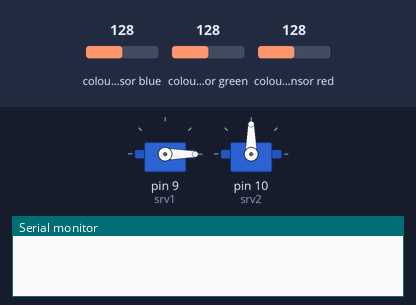
The sketch below on a simulated Arduino Uno, built with avr-gcc and run on an emulated ATmega328P. Shown: 2 × servo, the last lines printed to the serial monitor. Wiring (inferred from the names in the program): TCS3200 colour sensor: output pin 8; S2 pin 6; S3 pin 7; S0 pin 4; S1 pin 5. The test bench sets the inputs (shaded band); at power-on: colour sensor blue 128, colour sensor green 128, colour sensor red 128.

Above: at 0.1 s.
At 1.1 s:
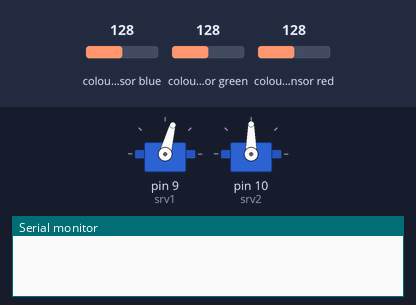
At 18.9 s:
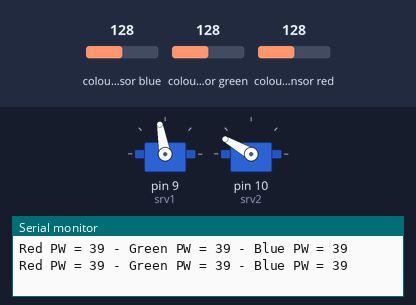
At 34.1 s:
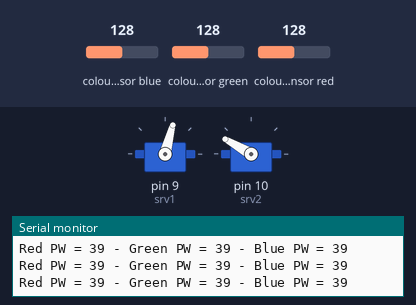
Timing chart, 0 to 40.0 s (numbered marks = the images above):
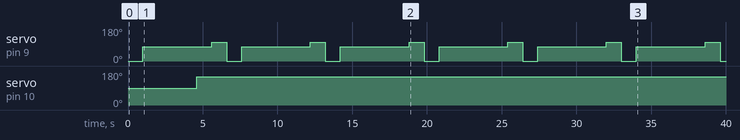

Measured:
- by itself, servo on pin 9 (srv1): repeats every 6.6 s: 100° 1.0 s, 0° 1.0 s, 75° 4.6 s
- by itself, servo on pin 10 (srv2): 90° → 150° at 4.6 s

The sketch:

Color_Sorting_Machine.ino
```cpp
// Color Sorting MAchine
#include <Servo.h>
Servo s1;
Servo s2;
#define srv1 9
#define srv2 10
#define S0 4
#define S1 5
#define S2 6
#define S3 7
#define sensorOut 8

// Variables for Color Pulse Width Measurements
int redPW = 0;
int greenPW = 0;
int bluePW = 0;

void setup() {
  s1.attach(srv1);
  s2.attach(srv2);
  pinMode(S0, OUTPUT);
  pinMode(S1, OUTPUT);
  pinMode(S2, OUTPUT);
  pinMode(S3, OUTPUT);
  // Set Sensor output as input
  pinMode(sensorOut, INPUT);
  // Set Pulse Width scaling to 20%
  digitalWrite(S0,HIGH);
  digitalWrite(S1,LOW);
  // Setup Serial Monitor
  Serial.begin(9600);
}

void loop() {
  s1.write(0);delay(1000);
  s1.write(75);delay(3000);
  // Read Red Pulse Width
  redPW = getRedPW();
  // Delay to stabilize sensor
  delay(200);
  // Read Green Pulse Width
  greenPW = getGreenPW();
  // Delay to stabilize sensor
  delay(200);
  // Read Blue Pulse Width
  bluePW = getBluePW();
  // Delay to stabilize sensor
  delay(200);

  // Condition
  if(greenPW<100){s2.write(150);delay(1000); }
  else if(bluePW<100){s2.write(50);delay(1000);}
  else{s2.write(0);delay(1000);}
  s1.write(100);delay(1000);

  // Print output to Serial Monitor
  Serial.print("Red PW = ");
  Serial.print(redPW);
  Serial.print(" - Green PW = ");
  Serial.print(greenPW);
  Serial.print(" - Blue PW = ");
  Serial.println(bluePW);
}


// Function to read Red Pulse Widths
int getRedPW() {
  // Set sensor to read Red only
  digitalWrite(S2,LOW);
  digitalWrite(S3,LOW);
  // Define integer to represent Pulse Width
  int PW;
  // Read the output Pulse Width
  PW = pulseIn(sensorOut, LOW);
  // Return the value
  return PW;
}

// Function to read Green Pulse Widths
int getGreenPW() {
  // Set sensor to read Green only
  digitalWrite(S2,HIGH);
  digitalWrite(S3,HIGH);
  // Define integer to represent Pulse Width
  int PW;
  // Read the output Pulse Width
  PW = pulseIn(sensorOut, LOW);
  // Return the value
  return PW;
}

// Function to read Blue Pulse Widths
int getBluePW() {
  // Set sensor to read Blue only
  digitalWrite(S2,LOW);
  digitalWrite(S3,HIGH);
  // Define integer to represent Pulse Width
  int PW;
  // Read the output Pulse Width
  PW = pulseIn(sensorOut, LOW);
  // Return the value
  return PW;
}
```
